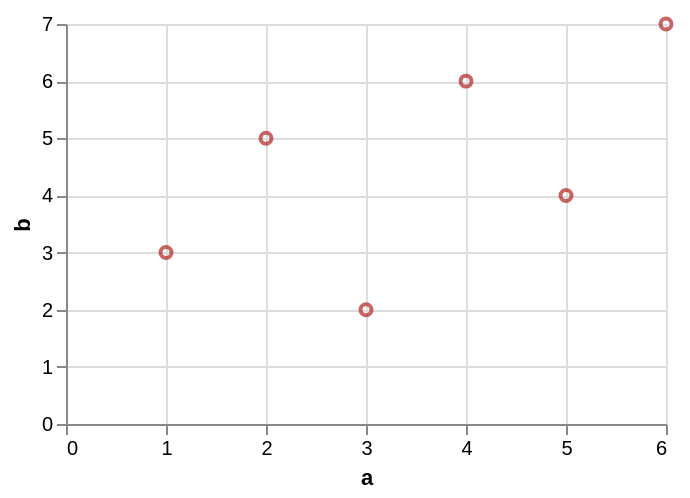

Write a Vega-Lite specification for this figure.
### Vega-Lite specification from a JSON file in a GitHub repository (floating-point values rounded to 4 significant figures)
{"$schema": "https://vega.github.io/schema/vega-lite/v6.json", "data": {"values": [{"a": 1, "b": 3, "c": "x", "d": "2020-01-01"}, {"a": 2, "b": 5, "c": "y", "d": "2020-03-01"}, {"a": 3, "b": 2, "c": "x", "d": "2020-06-01"}, {"a": 4, "b": 6, "c": "z", "d": "2020-09-01"}, {"a": 5, "b": 4, "c": "y", "d": "2021-01-01"}, {"a": 6, "b": 7, "c": "z", "d": "2021-04-01"}]}, "width": 300, "height": 200, "params": [{"name": "on", "value": true, "bind": {"input": "checkbox"}}], "mark": "point", "encoding": {"x": {"field": "a", "type": "quantitative"}, "y": {"field": "b", "type": "quantitative"}, "color": {"condition": {"param": "on", "value": "firebrick"}, "value": "steelblue"}}}
